Frame 1 (no input): blank canvas, image omitted
Frame 60 (no input): blank canvas, image omitted
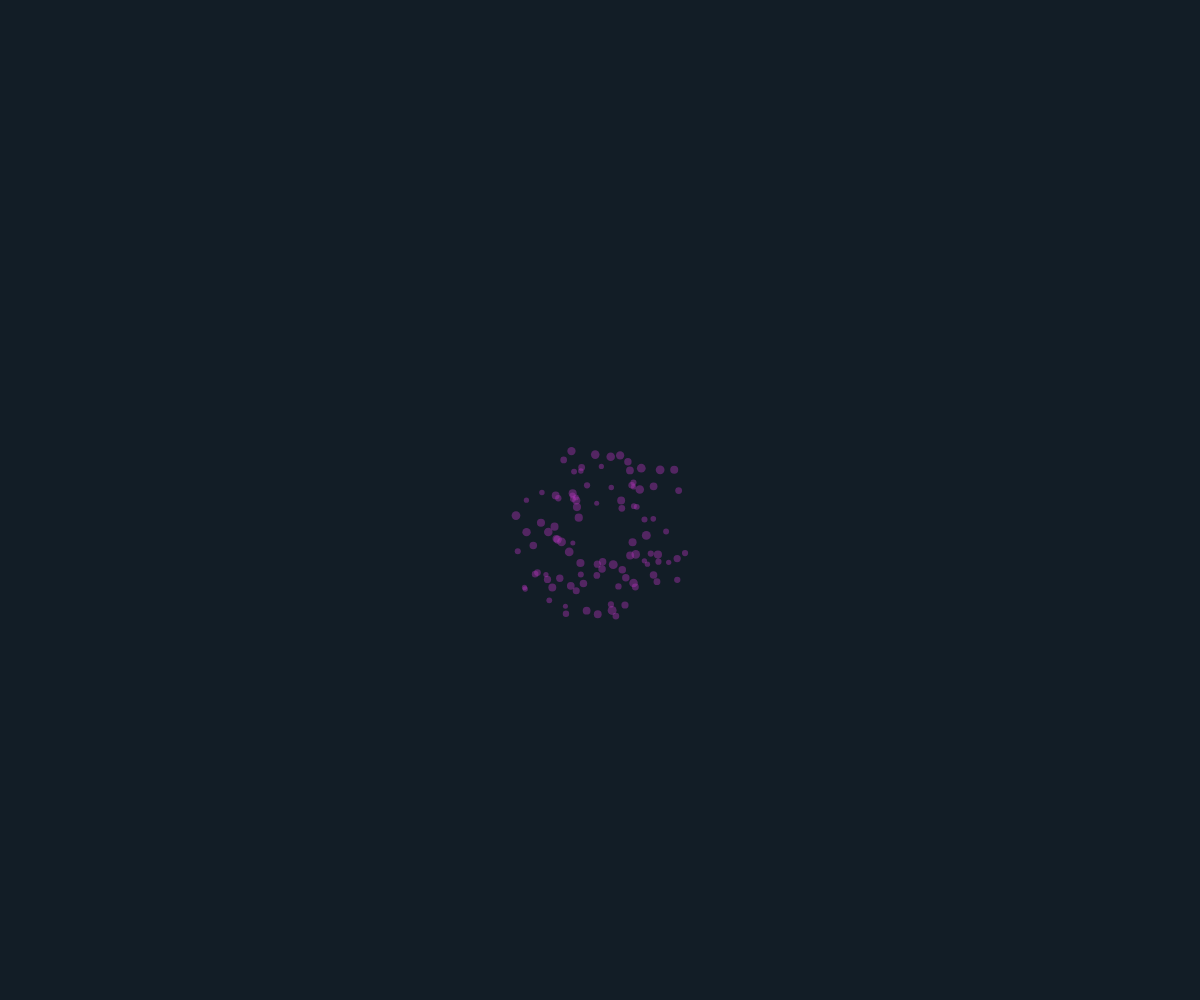
Frame 120 (the mouse pressed at the canvas centre since frame 60)

The p5.js sketch whose frames 1 and 60 were blank and that drew this single picture after the mouse press (run headless with seeded random() and noise() and a simulated clock; from frame 60 on, the mouse is pressed at the canvas centre):

// p5.js sketch
// ── sketch.js
// Fireworks Objects Demo
// Tuesday, October 6th, 2020

let theSparks = [];

function setup() {
  createCanvas(windowWidth, windowHeight);

}

function draw() {
  background("#121D26");

  for (let i=theSparks.length-1; i>=0; i--) { //count backwards because might be deleting some (and you don't want to "skip" over an "i" value)
    if (theSparks[i].isDead()) {
      theSparks.splice(i, 1);
    }
    else {
      theSparks[i].move();
      theSparks[i].display();
    }
  }
}

function mousePressed() {
  spawnSparks(100);
}

function spawnSparks(howManySparks) {
  
  //randomize colour
  let r = random(255);
  let g = random(255);
  let b = random(255);

  //"circular" motion
  let theta = 0; 
  let angleIncrease = 2 * PI / howManySparks; //note that PI is a constant preset by p5.js
  
  for (let i=0; i<howManySparks; i++) {
    let dx = cos(theta) + random(-0.5, 0.5);
    let dy = sin(theta) + random(-0.5, 0.5); 
    //dx and dy affect the direction of the sparks such that it moves around the unit circle

    let someSpark = new Spark(mouseX, mouseY, r, g, b, dx, dy);
    theSparks.push(someSpark);
    theta += angleIncrease;
  }
}

class Spark {
  constructor(x, y, r, g, b, dx, dy) { //constructor has to exist in a class
    this.x = x; //keep track of what you've instantiated (passing into the constructor)
    this.y = y;
    this.dx = dx;
    this.dy = dy;

    this.r = r;
    this.g = g;
    this.b = b;
    this.alpha = 255;

    this.radius = random(10,18) / 4;

    this.gravity = 0.02;
  }

  display() {
    strokeWeight(0);
    fill(this.r, this.g, this.b, this.alpha);
    circle(this.x, this.y, this.radius*2);

  }

  move() {
    this.x += this.dx;
    this.y += this.dy;
    
    //slowly fade
    this.alpha -= 2.55;

    //gravty
    this.dy += this.gravity;
  }

  isDead() {
    return this.alpha <= 0; 
  }
}
